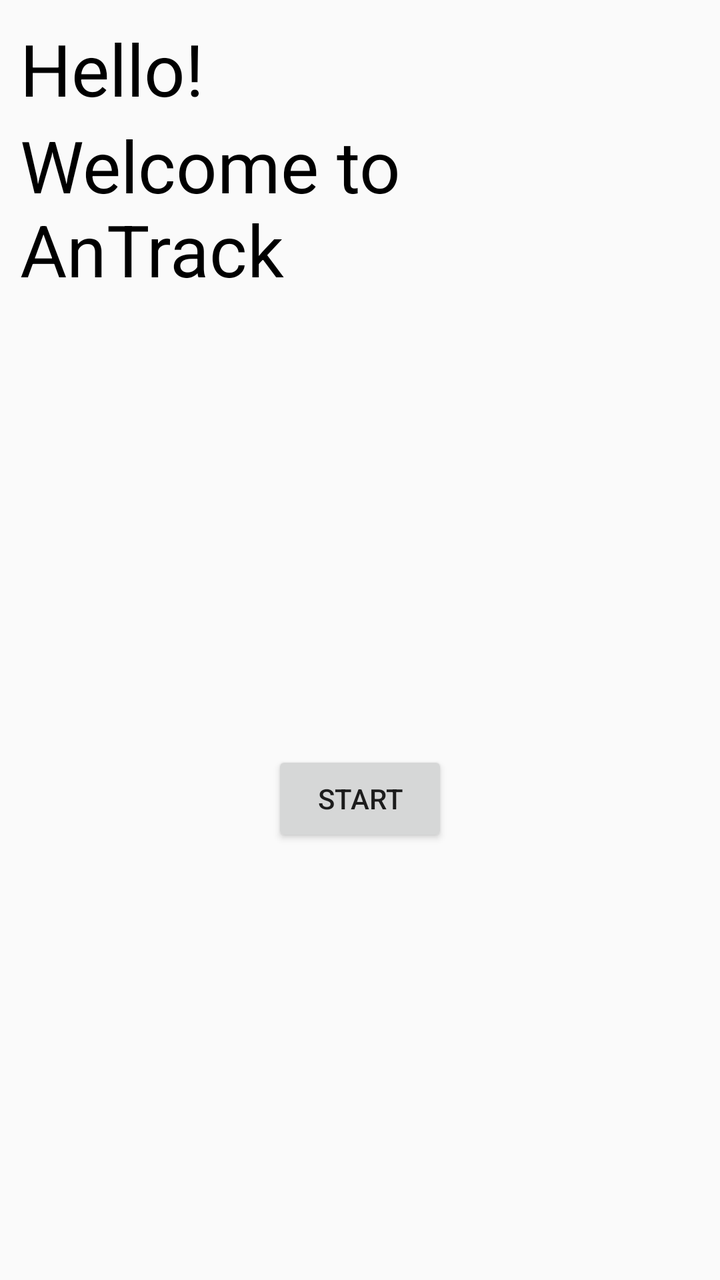
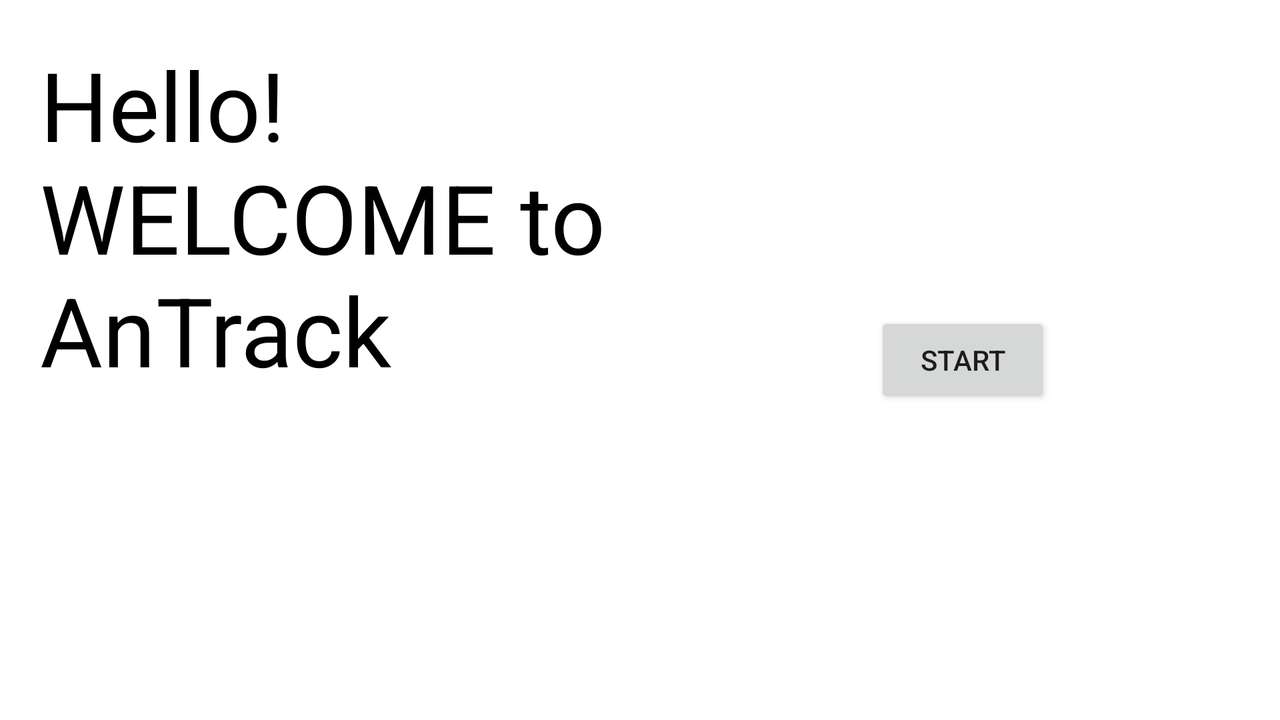

Compare how this app lays out the same screen by default and in its alternative resource folder. The renders come first, then the two layout files and the values they reference.
<!-- AndroidManifest.xml: application theme CustomActionBarTheme -->
<!-- res/layout/intro.xml -->
<?xml version="1.0" encoding="utf-8"?>

<RelativeLayout xmlns:android="http://schemas.android.com/apk/res/android"
    android:layout_width="match_parent"
    android:layout_height="match_parent">

    <include 
        android:id="@+id/welcome"
        layout="@layout/header"/>

    <RelativeLayout
        android:layout_width="match_parent"
        android:layout_height="match_parent"
        android:layout_below="@+id/welcome" >

        <Button
            android:id="@+id/start"
            android:layout_width="wrap_content"
            android:layout_height="wrap_content"
            android:layout_centerInParent="true"
            android:text="START"/>
    </RelativeLayout>

</RelativeLayout>
<!-- res/layout/header.xml (included above) -->
<?xml version="1.0" encoding="utf-8"?>

<LinearLayout xmlns:android="http://schemas.android.com/apk/res/android"
    android:layout_width="match_parent"
    android:layout_height="wrap_content"
    android:orientation="vertical" 
    android:layout_margin="10dip">

    <TextView
        android:layout_width="match_parent"
        android:layout_height="wrap_content"
        android:text="Hello!"
        android:textColor="@android:color/black"
        android:textSize="36sp" />

    <TextView
        android:id="@+id/name"
        android:layout_width="match_parent"
        android:layout_height="wrap_content"
        android:marqueeRepeatLimit="marquee_forever"
        android:singleLine="true"
        android:ellipsize="marquee"
        android:textColor="@android:color/black"
        android:textSize="36sp"
        android:focusable="true"
        android:focusableInTouchMode="true"
        android:visibility="gone"/>

    <TextView
        android:layout_width="match_parent"
        android:layout_height="wrap_content"
        android:text="Welcome to\nAnTrack"
        android:textColor="@android:color/black"
        android:textSize="36sp" />

</LinearLayout>
<!-- resources referenced by this layout -->
<resources>
  <!-- from res/values-v14/ -->
  <style name="CustomActionBarTheme" parent="@style/Theme.AppCompat.Light">
  
          
          <item name="android:actionBarStyle">@style/MyActionBar</item>
          <item name="android:actionBarTabStyle">@style/MyActionBarTabs</item>
          <item name="android:actionBarTabTextStyle">@style/MyActionBarTexts</item>
      </style>
  <!-- from res/values-v14/ -->
  <style name="MyActionBar" parent="@style/Widget.AppCompat.ActionBar">
          <item name="android:background">@color/android_blue</item>
      </style>
  <!-- from res/values-v14/ -->
  <style name="MyActionBarTabs" parent="@style/Widget.AppCompat.ActionBar.TabView">
  
          
          <item name="android:background">@drawable/custom_tab_stack</item>
      </style>
  <!-- from res/values-v14/ -->
  <style name="MyActionBarTexts" parent="@style/Widget.AppCompat.ActionBar.TabText">
          <item name="android:textSize">20sp</item>
          <item name="android:textColor">@color/custom_tab_text</item>
          <item name="android:textAllCaps">false</item>
      </style>
  <color name="android_blue">#33B5E5</color>
  <!-- drawable custom_tab_stack (drawable) -->
  <?xml version="1.0" encoding="utf-8"?>
  
  <layer-list xmlns:android="http://schemas.android.com/apk/res/android" >
      <item android:drawable="@drawable/custom_tab_bg2"></item>
      <item android:drawable="@drawable/custom_tab"></item>
  
  </layer-list>
  <!-- drawable custom_tab (drawable) -->
  <?xml version="1.0" encoding="utf-8"?>
  
  <selector xmlns:android="http://schemas.android.com/apk/res/android">
  
  
  
      
      <item android:state_focused="false" android:state_selected="false"
            android:state_pressed="false"
            android:drawable="@drawable/tab_unselected" />
      <item android:state_focused="false" android:state_selected="true"
            android:state_pressed="false"
            android:drawable="@drawable/tab_selected" />
  
      
      <item android:state_focused="true" android:state_selected="false"
            android:state_pressed="false"
            android:drawable="@drawable/tab_unselected_focused" />
      <item android:state_focused="true" android:state_selected="true"
            android:state_pressed="false"
            android:drawable="@drawable/tab_selected_focused" />
  
  
  
  
      
      <item android:state_focused="false" android:state_selected="false"
            android:state_pressed="true"
            android:drawable="@drawable/tab_unselected_pressed" />
      <item android:state_focused="false" android:state_selected="true"
          android:state_pressed="true"
          android:drawable="@drawable/tab_selected_pressed" />
  
      
      <item android:state_focused="true" android:state_selected="false"
            android:state_pressed="true"
            android:drawable="@drawable/tab_unselected_pressed" />
      <item android:state_focused="true" android:state_selected="true"
            android:state_pressed="true"
            android:drawable="@drawable/tab_selected_pressed" />
  </selector>
</resources>
<!-- res/layout-land/intro.xml (the repository's variant of the layout above) -->
<!-- drawn on the phone turned sideways -->
<?xml version="1.0" encoding="utf-8"?>

<RelativeLayout xmlns:android="http://schemas.android.com/apk/res/android"
    android:layout_width="match_parent"
    android:layout_height="match_parent"
    android:background="@android:color/background_light" >

    <TextView
        android:id="@+id/welcomeText"
        android:layout_width="wrap_content"
        android:layout_height="match_parent"
        android:layout_margin="20dip"
        android:text="Hello!\nWELCOME to\nAnTrack"
        android:textColor="@android:color/black"
        android:textSize="48sp" />

    <RelativeLayout
        android:layout_width="match_parent"
        android:layout_height="match_parent"
        android:layout_toRightOf="@+id/welcomeText" >

        <Button
            android:id="@+id/start"
            android:layout_width="wrap_content"
            android:layout_height="wrap_content"
            android:layout_centerInParent="true"
            android:text="START"/>
    </RelativeLayout>

</RelativeLayout>
